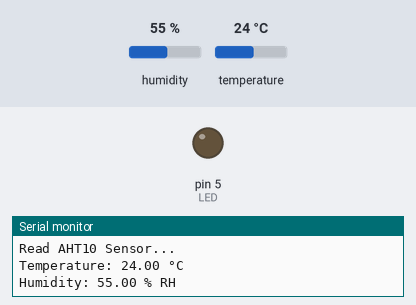
Recording of a sketch running on a simulated Arduino Uno, built for the host (arithmetic inside an expression is 32-bit, double 64-bit). Parts: output pins drawn as LEDs (lit = HIGH), the last lines printed to the serial monitor. The test bench sets the inputs (shaded band); at power-on: humidity 55 %, temperature 24 °C. No radio packets arrive unless stated; not simulated (calls return 0 or success): arduino_secrets.h.

Above: at 0.6 s.
At 23.11 s:
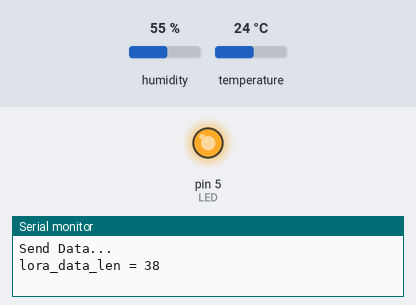
Timing chart, 0 to 28.1 s (numbered marks = the images above):
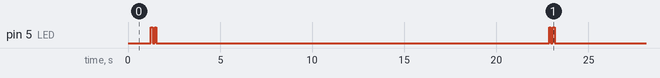

Measured:
- by itself, pin 5 (LED): repeats every 21.6 s: LOW 0.10 s, HIGH 0.10 s, LOW 21.3 s, HIGH 0.10 s

The sketch:

mappi32_node_node_aht10_sender.ino
```cpp
#include "arduino_secrets.h"

//AHT10
#include <Adafruit_AHTX0.h>

Adafruit_AHTX0 aht;

float tem_data = 0, hum_data = 0;

//LoRa

#include <SPI.h>
#include <LoRa.h>

long FREQ = 9224E5;
String unique_id = SECRET_UNIQUE_ID;

//define the pins used by the transceiver module
#define ss 15
#define rst 0
#define dio0 27

String lora_data;
String json_data;
char separator = '&';

//Ubidots Dashboard
String device_label = "mappi32";
String temperature_label = "temp";
String humidity_label = "humi";

// LED
#define LED 5

void setup() {
  pinMode(LED, OUTPUT);
  //initialize Serial Monitor
  Serial.begin(9600);
  Serial.println("### LoRa Node 1 ###");

  //setup LoRa transceiver module
  lora_init();

  //setup aht10 sensor
  aht10_init();
}

void loop() {
  aht10_read();
  lora_merge_data();
  lora_send_data();
  blink_led();
  Serial.println("\r\n");
  delay(20000);
}
```

aht10.ino
```cpp
void aht10_init()
{
  if (! aht.begin()) {
    Serial.println("Could not find AHT? Check wiring");
    while (1) delay(1000);
  }
}

void aht10_read()
{
  Serial.println("Read AHT10 Sensor...");
  sensors_event_t humi, temp;
  aht.getEvent(&humi, &temp);// populate temp and humidity objects with fresh data
  Serial.print("Temperature: "); Serial.print(temp.temperature); Serial.println(" °C");
  Serial.print("Humidity: "); Serial.print(humi.relative_humidity); Serial.println(" % RH");
  tem_data = temp.temperature;
  hum_data = humi.relative_humidity;
  delay(1000);
}
```

led.ino
```cpp
void blink_led()
{
  digitalWrite(LED, HIGH);
  delay(100);
  digitalWrite(LED, LOW);
  delay(100);
  digitalWrite(LED, HIGH);
  delay(100);
  digitalWrite(LED, LOW);
  delay(100);
}
```

lora.ino
```cpp
void lora_init()
{
  SPI.begin(14, 12, 13, 15);
  LoRa.setPins(ss, rst, dio0);

  while (!LoRa.begin(FREQ)) {
    Serial.println("LoRa Failed");
    delay(500);
  }
  // Change sync word (0xF3) to match the receiver
  // The sync word assures you don't get LoRa messages from other LoRa transceivers
  // ranges from 0-0xFF
  LoRa.setSyncWord(0xF1);
  Serial.println("LoRa Initializing OK! FREQ = " + String(FREQ));
}

void lora_merge_data()
{
  Serial.println("Merge Data...");
  json_data = "";
  json_data += "{\"" ;
  json_data += temperature_label;
  json_data += "\":";
  json_data += tem_data;
  json_data += ",\"";
  json_data += humidity_label;
  json_data += "\":";
  json_data += hum_data;
  json_data += "}";

  Serial.println("json_data = " + json_data);

  lora_data = "*" + unique_id + separator + device_label + separator + json_data + "#";
  Serial.println("lora_data = " + lora_data);
}

void lora_send_data()
{

  Serial.println("Send Data...");

  int lora_data_len = lora_data.length();
  Serial.println("lora_data_len = " + String(lora_data_len));
  LoRa.beginPacket();
  LoRa.print(lora_data);
  LoRa.endPacket();
}
```
